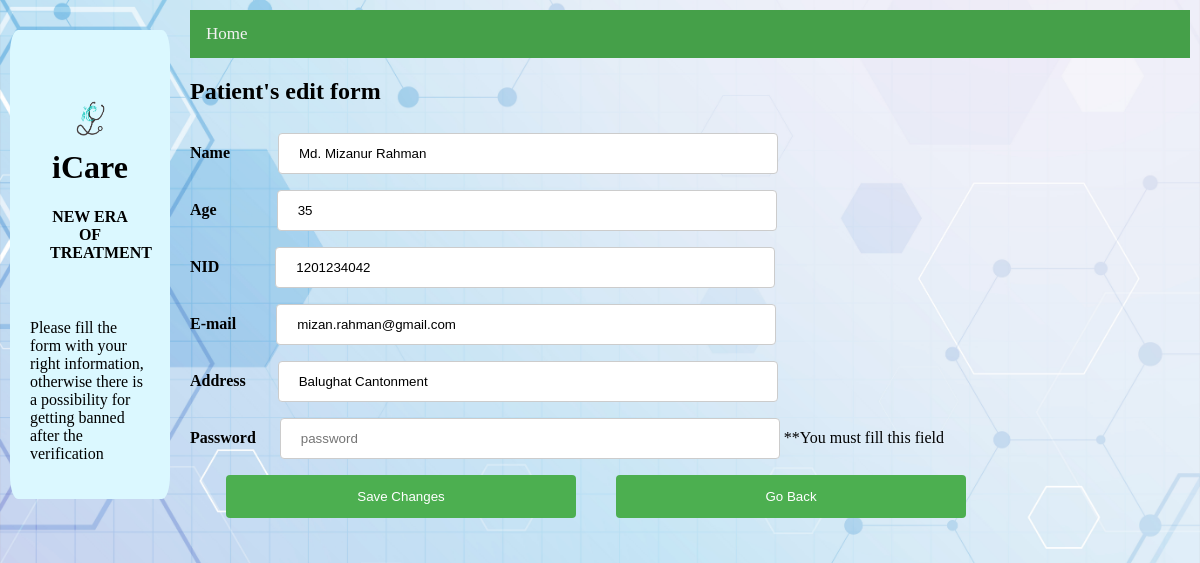
Page /patientSettings.php (signed in) on the committed database.
### tables this page shows
CREATE TABLE `patient` (
  `NID` int(11) NOT NULL,
  `Name` varchar(30) NOT NULL,
  `Age` int(11) NOT NULL,
  `Gender` varchar(10) NOT NULL,
  `Email` varchar(100) NOT NULL,
  `Address` varchar(100) NOT NULL,
  `Pwd` varchar(1000) NOT NULL
);

### patientSettings.php (the view, shortened to what this page needs)
<?php
$email = $_SESSION['email'];
$link = mysqli_connect("localhost", "root", "", "icare");
$sql = "SELECT * FROM patient where Email = '$email'";
$result = mysqli_query($link, $sql);
$row = mysqli_fetch_array($result);
?>
<!DOCTYPE html>
<html lang="en">
<head>
    <link rel="stylesheet" href="adminSignUp.css">
</head>
<body>
<div class="row">
    <div class="column side">
        <div class="card">
            <div class="header">
                <h1> <img src="logo.png" alt="Paris" width="50" height="50">iCare</h1>
                <h4>NEW ERA OF TREATMENT</h4>
            </div>
            <p>Please fill the form with your right information, otherwise there is a possibility for getting banned after the verification</p>
        </div>
    </div>
    <div class="column middle">
        <div class="topnav">
            <a href="patientHomepage.php">Home</a>
        </div>
        <h2>Patient's edit form</h2>
        <div >
            <form action="patientSignUp.php" method="post">
                <label for="name"><b>Name&nbsp&nbsp&nbsp&nbsp&nbsp&nbsp&nbsp&nbsp&nbsp&nbsp&nbsp</b></label>
                <input type="text" id="name" name="name" value="<?php echo $row['Name'] ?>">
                <br>
                <label for="age"><b>Age&nbsp&nbsp&nbsp&nbsp&nbsp&nbsp&nbsp&nbsp&nbsp&nbsp&nbsp&nbsp&nbsp&nbsp</b></label>
                <input type="text" id="age" name="age" value="<?php echo $row['Age'] ?>">
                <br>
                <label for="nid"><b>NID&nbsp&nbsp&nbsp&nbsp&nbsp&nbsp&nbsp&nbsp&nbsp&nbsp&nbsp&nbsp&nbsp</b></label>
                <input type="text" id="nid" name="nid" value="<?php echo $row['NID']?>" readonly>
                <br>
                <label for="email"><b>E-mail&nbsp&nbsp&nbsp&nbsp&nbsp&nbsp&nbsp&nbsp&nbsp</b></label>
                <input type="text" id="email" name="email" value="<?php echo $row['Email'] ?>">
                <br>
                <label for="address"><b>Address&nbsp&nbsp&nbsp&nbsp&nbsp&nbsp&nbsp </b></label>
                <input type="text" id="address" name="address" value="<?php echo $row['Address'] ?>">
                <br>
                <label for="pwd"><b>Password&nbsp&nbsp&nbsp&nbsp&nbsp</b> </label>
                <input type="password" id="pwd" name="pwd" placeholder="password" ">
                <label for="Notice">**You must fill this field</label>
                <br>
                <input type="submit" name="patient_setting" value="Save Changes">
                <input type="submit" formaction="patientHomepage.php" value="Go Back">
            </form>
        </div>
    </div>
</div>
</body>
</html>

### adminSignUp.css (style rules this page uses)
* { box-sizing: border-box; }
body { margin: 0; background-image: url("index_background.jpg"); background-repeat: no-repeat; background-position: inherit; background-size: cover; }
.header { padding: 20px; text-align: center; }
.column { float: left; padding: 10px; }
.column.side { width: 15%; }
.column.middle { width: 85%; }
.row:after { content: ""; display: table; clear: both; }
.topnav { overflow: hidden; background-color: #45a049; }
.topnav a { float: left; color: #f2f2f2; text-align: center; padding: 14px 16px; text-decoration: none; font-size: 17px; }
.card { background-color: #dbf8ff; padding: 20px; margin-top: 20px; border-radius: 5%; }
input[type=text], select { width: 50%; padding: 12px 20px; margin: 8px 0; display: inline-block; border: 1px solid #ccc; border-radius: 4px; box-sizing: border-box; }
input[type=password], select { width: 50%; padding: 12px 20px; margin: 8px 0; display: inline-block; border: 1px solid #ccc; border-radius: 4px; box-sizing: border-box; }
input[type=submit] { width: 35%; background-color: #4CAF50; color: white; padding: 14px 20px; margin: 8px 0; border: none; border-radius: 4px; cursor: pointer; }
b { font-weight: bold; }

### rows in the picture
patient: name "Md. Mizanur Rahman", age "35", nid "1201234042", email "mizan.rahman@gmail.com", address "Balughat Cantonment"
